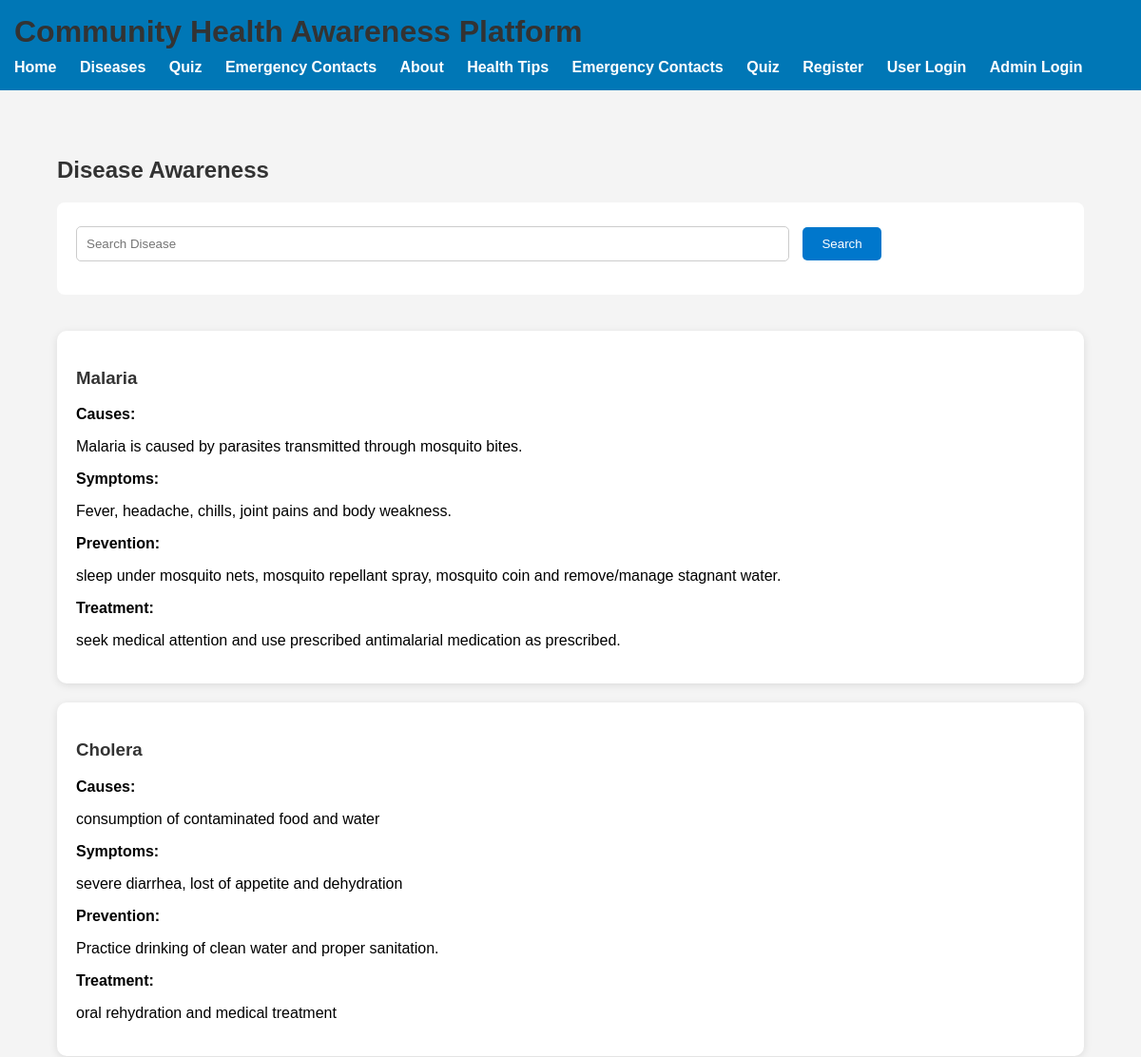
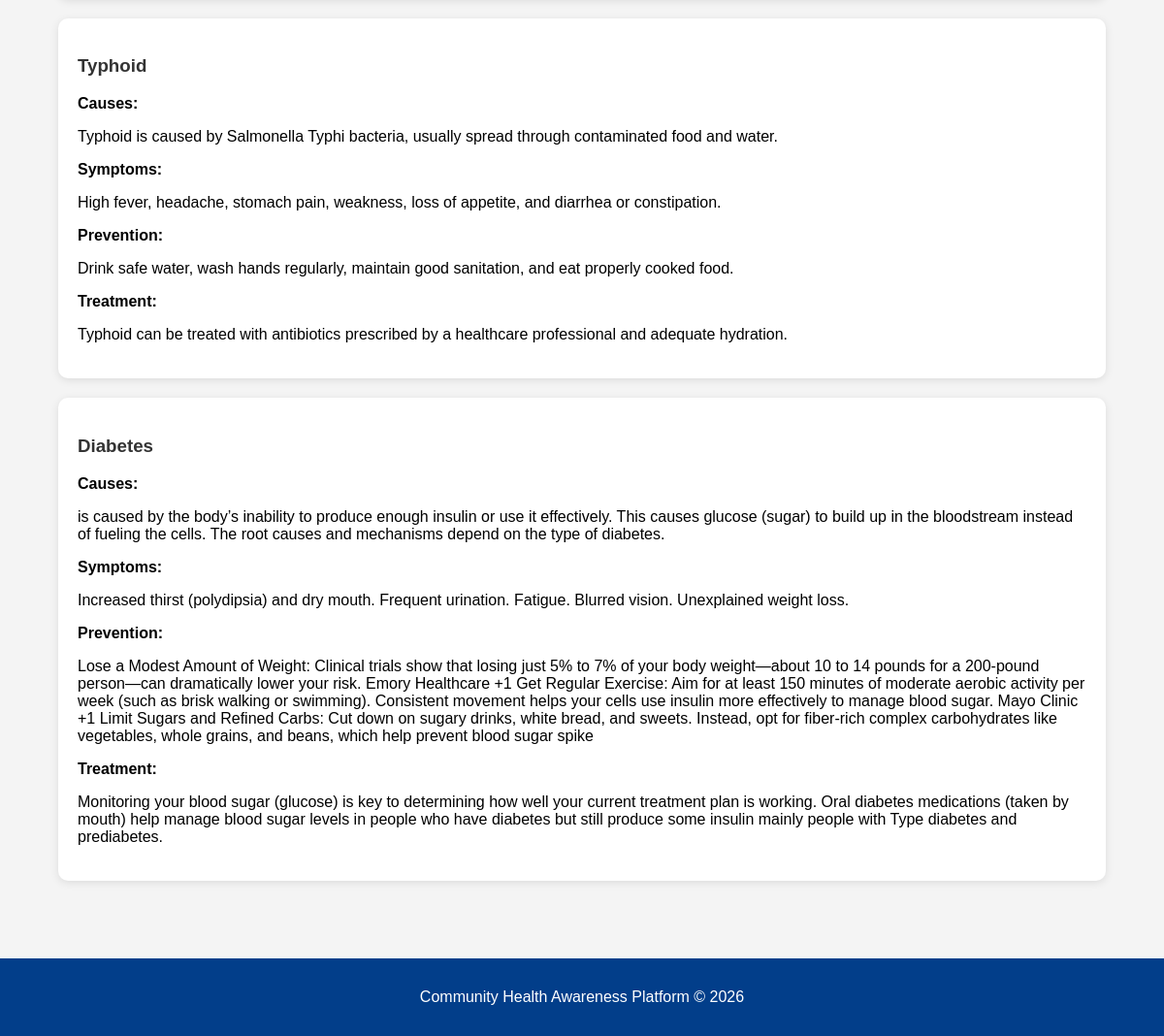
Screenshot of /diseases.php with the database file from the repository (2 pictures, top to bottom).
### tables this page shows
CREATE TABLE `diseases` (
  `id` int(11) NOT NULL,
  `disease_name` varchar(100) NOT NULL,
  `causes` text NOT NULL,
  `symptoms` text NOT NULL,
  `prevention` text NOT NULL,
  `treatment` text NOT NULL
);

### diseases.php (the view)
<?php
include 'includes/header.php';
include 'includes/db.php';
$search = "";
if(isset($_GET['search'])){
    $search = $_GET['search'];
echo "you searched for:" . $search;
    $result = $conn->query(
        "SELECT * FROM diseases
         WHERE disease_name LIKE '%$search%'"
    );
}else{
    $result = $conn->query(
        "SELECT * FROM diseases"
    );
}
?>
<h2>Disease Awareness</h2>
<form method="GET">
    <input type="text"
           name="search"
           placeholder="Search Disease"
           value="<?php echo $search; ?>">
    <button type="submit">
        Search
    </button>
</form>
<br>
<?php
if($result->num_rows > 0){
    while($row = $result->fetch_assoc()){
        echo "<div class='card'>";
        echo "<h3>" . $row['disease_name'] . "</h3>";
        echo "<strong>Causes:</strong>";
        echo "<p>" . $row['causes'] . "</p>";
        echo "<strong>Symptoms:</strong>";
        echo "<p>" . $row['symptoms'] . "</p>";
        echo "<strong>Prevention:</strong>";
        echo "<p>" . $row['prevention'] . "</p>";
        echo "<strong>Treatment:</strong>";
        echo "<p>" . $row['treatment'] . "</p>";
        echo "</div>";
    }
}else{
    echo "<p>No disease information available.</p>";
}
?>
<?php
include 'includes/footer.php';
?>

### includes/header.php (shortened to what this page needs)
<!DOCTYPE html>
<html>
<head>
<link rel="stylesheet" href="/health_awareness_system/css/style.css">
</head>
<body>
<header>
    <h1>Community Health Awareness Platform</h1>
    <nav>
        <a href="index.php">Home</a>
        <a href="diseases.php">Diseases</a>
        <a href="quiz.php">Quiz</a>
        <a href="contacts.php">Emergency Contacts</a>
        <a href="about.php">About</a>
        <a href="health_tips.php">Health Tips</a>
        <a href="emergency_contacts.php">Emergency Contacts</a>
        <a href="quiz.php">Quiz</a>
        <a href="register.php">Register</a>
<a href="user_login.php">User Login</a>
<a href="admin/login.php">Admin Login</a>
    </nav>
</header>
<div class="container">

### includes/footer.php
</div>
<footer>
    <p>Community Health Awareness Platform &copy; 2026</p>
</footer>
</body>
</html>

### css/style.css (style rules this page uses)
body { font-family: Arial, sans-serif; margin: 0; padding: 0; background-color: #f4f6f9; }
header { background-color: #0077cc; color: white; padding: 20px; }
header h1 { margin: 0; }
nav { margin-top: 10px; }
nav a { color: white; text-decoration: none; margin-right: 20px; font-weight: bold; }
.container { width: 90%; margin: 20px auto; }
h1,h2,h3 { color: #333; }
form { background: white; padding: 20px; border-radius: 8px; margin-bottom: 20px; }
input[type=text], input[type=email], input[type=password], textarea { width: 100%; padding: 10px; margin-top: 5px; margin-bottom: 15px; border: 1px solid #ccc; border-radius: 5px; }
button { background-color: #0077cc; color: white; border: none; padding: 10px 20px; border-radius: 5px; cursor: pointer; }
.card { background: white; padding: 20px; margin-bottom: 20px; border-radius: 10px; box-shadow: 0px 2px 8px rgba(0,0,0,0.1); }
footer { background-color: #0077cc; color: white; text-align: center; padding: 15px; margin-top: 30px; }
input[type=text] { width: 70%; display: inline-block; }
form button { margin-left: 10px; }
nav a { transition: 0.3s; }

### includes/header.php (style rules this page uses)
body { margin:0; font-family: Arial, sans-serif; background:#f4f4f4; }
header { background:#0077b6; color:white; padding:15px; }
nav a { color:white; text-decoration:none; margin-right:20px; }
.container { padding:30px; }
footer { background:#023e8a; color:white; text-align:center; padding:15px; margin-top:30px; }

### rows the page displays
diseases: disease_name "Malaria", causes "Malaria is caused by parasites transmitted through mosquito bites.", symptoms "Fever, headache, chills, joint pains and body weakness.", prevention "sleep under mosquito nets, mosquito repellant spray, mosquito coin and remove/manage stagnant water.", treatment "seek medical attention and use prescribed antimalarial medication as prescribed."
diseases: disease_name "Cholera", causes "consumption of contaminated food and water", symptoms "severe diarrhea, lost of appetite and dehydration", prevention "Practice drinking of clean water and proper sanitation.", treatment "oral rehydration and medical treatment"
diseases: disease_name "Typhoid", causes "Typhoid is caused by Salmonella Typhi bacteria, usually spread through contaminated food and water.", symptoms "High fever, headache, stomach pain, weakness, loss of appetite, and diarrhea or constipation.", prevention "Drink safe water, wash hands regularly, maintain good sanitation, and eat properly cooked food.", treatment "Typhoid can be treated with antibiotics prescribed by a healthcare professional and adequate hydration."
diseases: disease_name "Diabetes", causes "is caused by the body’s inability to produce enough insulin or use it effectively. This causes glucose (sugar) to build up in the bloodstream instead of fueling the cells. The root causes and mechanisms depend on the type of diabetes.", symptoms "Increased thirst (polydipsia) and dry mouth. Frequent urination. Fatigue. Blurred vision. Unexplained weight loss.", prevention "Lose a Modest Amount of Weight: Clinical trials show that losing just 5% to 7% of your body weight—about 10 to 14 pounds for a 200-pound person—can dramatically lower your risk. Emory Healthcare +1 Get Regular Exercise: Aim for at least 150 minutes of moderate aerobic activity per week (such as brisk walking or swimming). Consistent movement helps your cells use insulin more effectively to manage blood sugar. Mayo Clinic +1 Limit Sugars and Refined Carbs: Cut down on sugary drinks, white bread, and sweets. Instead, opt for fiber-rich complex carbohydrates like vegetables, whole grains, and beans, which help prevent blood sugar spike", treatment "Monitoring your blood sugar (glucose) is key to determining how well your current treatment plan is working. Oral diabetes medications (taken by mouth) help manage blood sugar levels in people who have diabetes but still produce some insulin mainly people with Type diabetes and prediabetes."
